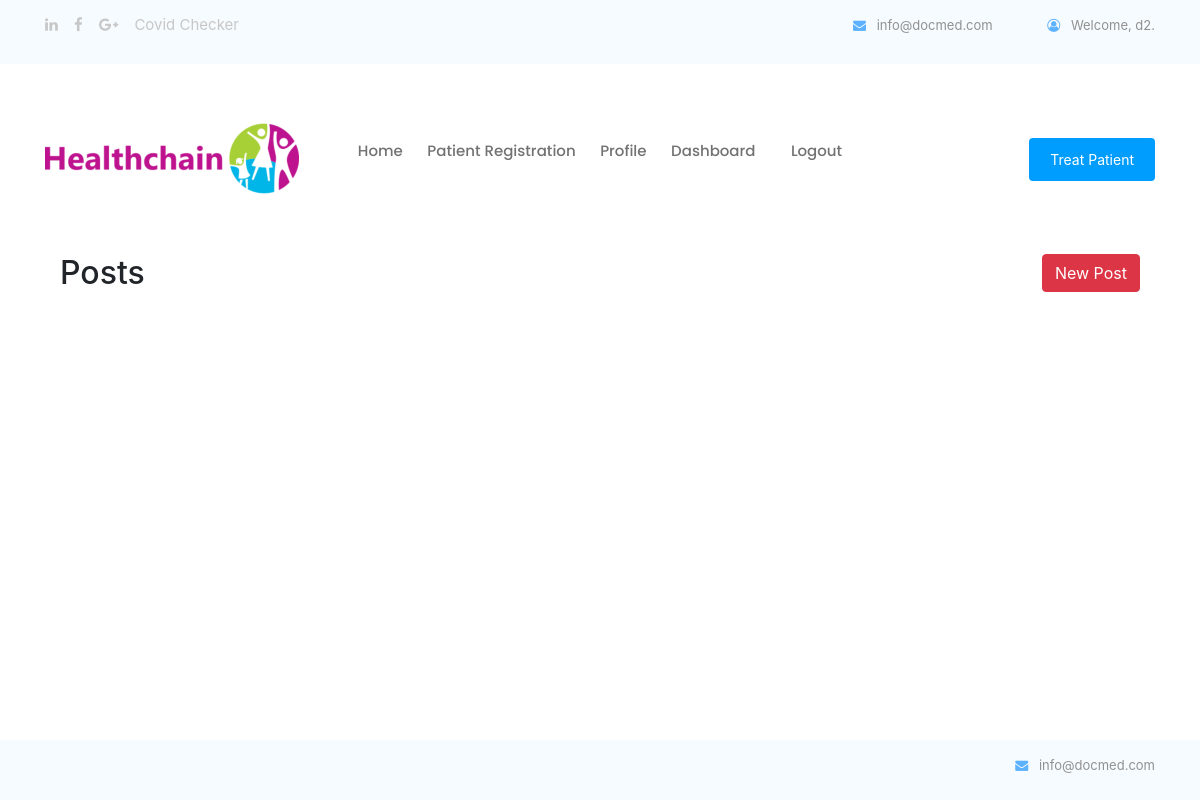
The app's page /home/myposts/ (signed in), older data.
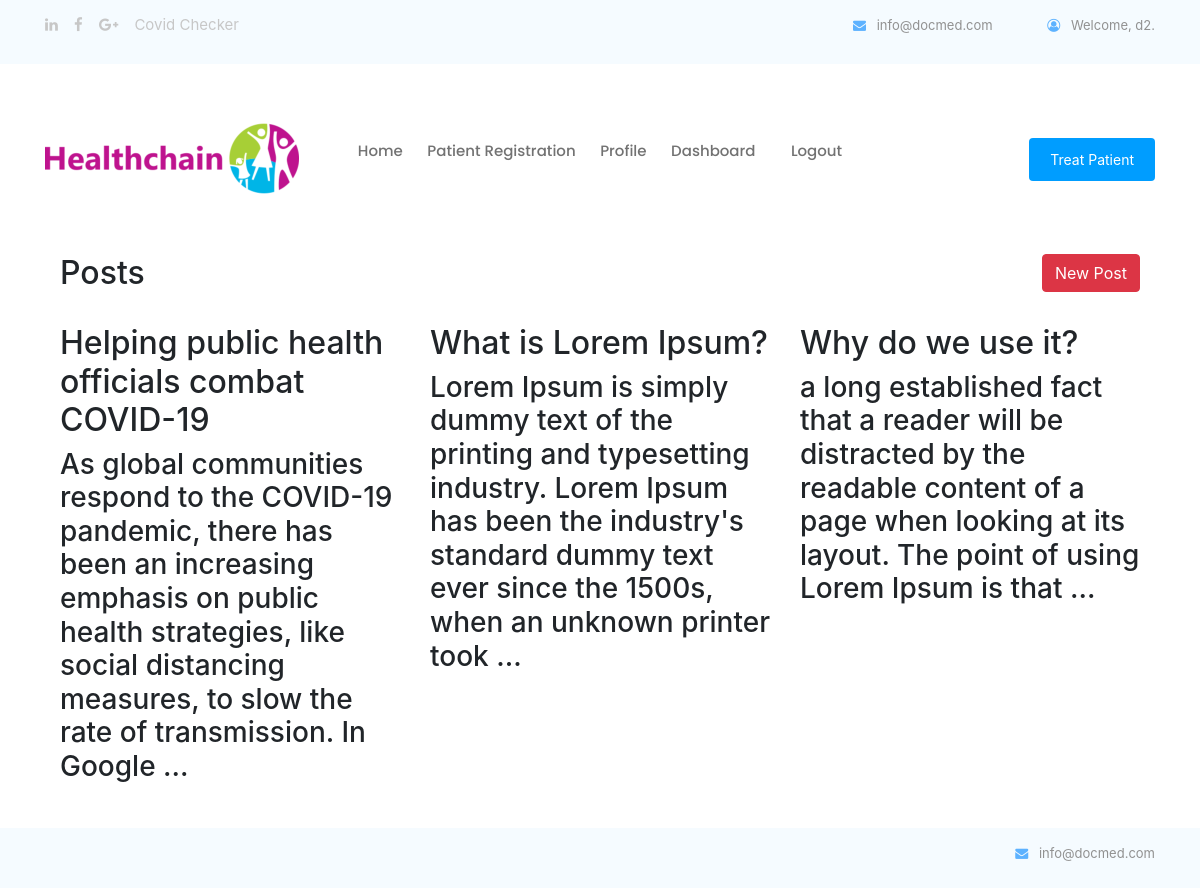
The same page, newer data.
### pages/models.py (models this page shows, shortened)
class Post(models.Model):
    title = models.CharField(max_length=100,blank=True)
    content = models.TextField(blank=True)
    image=models.ImageField(upload_to='posts/',blank=True,null=True)
    author = models.ForeignKey(Doctor,on_delete=models.CASCADE)
    created_date = models.DateTimeField(auto_now_add=True)
    likes = models.IntegerField(default=0)
    dislikes = models.IntegerField(default=0)

### pages/views.py (the view)
# urls.py: path('myposts/',DoctorPosts.as_view(), name='myposts'),
class DoctorPosts(MyPermissionMixin, ListView):
    raise_exception = True
    login_url = "/login/"
    context_object_name = 'posts'
    def get_queryset(self):
        dt = get_object_or_404(Doctor, username=self.request.user)
        queryset = Post.objects.filter(author=dt)
        return queryset
    template_name = 'pages/myposts.html'
    def test_func(self):
        return (self.request.user.user_type == 2)

### pages/views.py (called while the page is built)
    def dispatch(self, request, *args, **kwargs):
        if not request.user.is_authenticated:
            return redirect('login')
        else:
            user_test_result = self.get_test_func()()
            if not request.user.is_authenticated or not user_test_result:
                return HttpResponse('<h2> Permission Denied ! </h2>')
            return super().dispatch(request, *args, **kwargs)

### pages/templates/pages/myposts.html (shortened to what this page needs)
{% extends 'pages/base.html' %}
{% load crispy_forms_tags %}
{% block content %}
<div class="container">
    <div class="row">
        <div class="col-sm-6"><h2> Posts</h2></div>
        <div class="col-sm-6">
            <a style="float: right;" class="btn btn-danger" type="button"
                href="{% url 'addpost' %}">New
                Post</a>
        </div>
    </div>
    <br>
    <div class="row">
    {% for post in posts %}
        <div class="col-xs-12 col-sm-6 col-md-4">
            <h2>{{post.title}}</h2>
            <h3>{{post.content|truncatewords:30}}</h3>
        </div>
    {% endfor %}
    </div>
</div>
{% endblock %}

Row changes from the older to the newer data that the page shows:
added Post: title "Helping public health officials combat COVID-19", content "As global communities respond to the COVID-19 pandemic, there has been an increasing emphasis on public health strategies, like social distancing measures, to slow the rate of transmission. In Google …"
added Post: title "What is Lorem Ipsum?", content "Lorem Ipsum is simply dummy text of the printing and typesetting industry. Lorem Ipsum has been the industry's standard dummy text ever since the 1500s, when an unknown printer took …"
added Post: title "Why do we use it?", content "a long established fact that a reader will be distracted by the readable content of a page when looking at its layout. The point of using Lorem Ipsum is that …"
